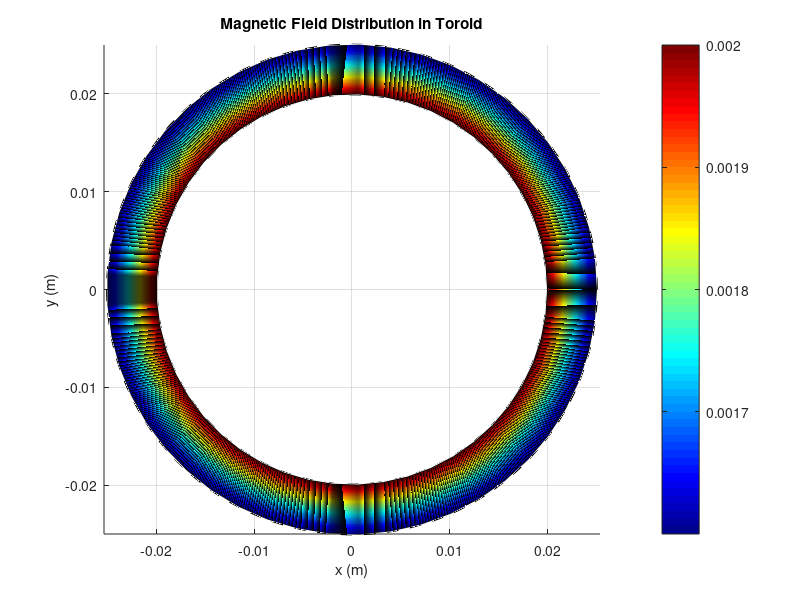
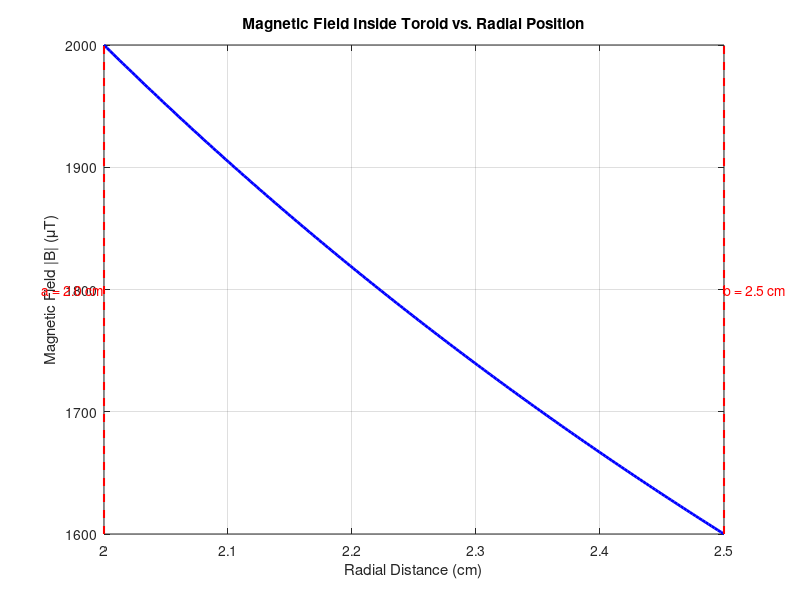

The MATLAB script that drew these images, in order:
%% Set 18 - Toroid Self Inductance
% Exercise: Toroid with N=200 turns, inner radius=2.0 cm, outer radius=2.5 cm.
% Find self inductance analytically and numerically.

clc;
clear;
close all;

% Constants
mu0 = 4*pi*1e-7;    % permeability of free space (H/m)

% Given parameters
N = 200;            % number of turns
a = 0.02;           % inner radius (m)
b = 0.025;          % outer radius (m)
h = b - a;          % height of toroid (assuming square cross-section) (m)

% Analytical solution (assuming rectangular cross-section)
L_analytical = (mu0 * N^2 * h) / (2*pi) * log(b/a);

% Display analytical result
fprintf('\n========================================\n');
fprintf('SET 18: Toroid Self Inductance\n');
fprintf('========================================\n');
fprintf('Parameters:\n');
fprintf('  N = %d turns\n', N);
fprintf('  a = %.4f m (%.2f cm)\n', a, a*100);
fprintf('  b = %.4f m (%.2f cm)\n', b, b*100);
fprintf('  h = %.4f m (%.2f cm)\n', h, h*100);
fprintf('  mu0 = %.2e H/m\n', mu0);
fprintf('\nAnalytical Result:\n');
fprintf('  L_analytical = %.4e H = %.4f μH\n', L_analytical, L_analytical*1e6);

%% Numerical Solution Method 1: Energy Method
% Calculate total magnetic energy stored in toroid
% Energy = 1/2 * L * I^2, so L = 2*Energy/I^2

I_test = 1.0;  % Test current (A)

% Discretize the toroid volume
num_rho = 100;      % divisions in radial direction
num_phi = 100;      % divisions in azimuthal direction
num_z = 50;         % divisions in vertical direction

drho = (b - a) / num_rho;
dphi = 2*pi / num_phi;
dz = h / num_z;

total_energy = 0;

for i = 1:num_rho
    rho = a + (i - 0.5) * drho;
    B = mu0 * N * I_test / (2 * pi * rho);
    H = B / mu0;
    
    for j = 1:num_phi
        for k = 1:num_z
            % Volume element
            dV = rho * drho * dphi * dz;
            % Energy density = 1/2 * B * H
            dW = 0.5 * B * H * dV;
            total_energy = total_energy + dW;
        end
    end
end

L_numerical_energy = 2 * total_energy / I_test^2;

fprintf('\nNumerical Results:\n');
fprintf('  Method 1 (Energy Method): L = %.4e H = %.4f μH\n', ...
        L_numerical_energy, L_numerical_energy*1e6);

%% Numerical Solution Method 2: Flux Linkage Method
% Direct calculation of flux linkage

num_phi_flux = 200;     % divisions for flux calculation
num_rho_flux = 200;

drho_flux = (b - a) / num_rho_flux;
dphi_flux = 2*pi / num_phi_flux;

% Calculate flux through one turn at mean radius
% For a toroid, flux through each turn is approximately the same
flux_per_turn = 0;

for i = 1:num_rho_flux
    rho = a + (i - 0.5) * drho_flux;
    B = mu0 * N * I_test / (2 * pi * rho);
    
    % Area element in the cross-section
    dA = drho_flux * h;
    flux_per_turn = flux_per_turn + B * dA;
end

% Total flux linkage
lambda = N * flux_per_turn;
L_numerical_flux = lambda / I_test;

fprintf('  Method 2 (Flux Linkage): L = %.4e H = %.4f μH\n', ...
        L_numerical_flux, L_numerical_flux*1e6);

%% Method 3: Using formula for circular cross-section toroid
% For toroid with circular cross-section of radius r_c
r_c = h / 2;  % radius of circular cross-section
L_circular = mu0 * N^2 * (sqrt(b) - sqrt(a))^2;

fprintf('  Method 3 (Circular CS approx): L = %.4e H = %.4f μH\n', ...
        L_circular, L_circular*1e6);

%% Plot the magnetic field distribution in the toroid
figure(1);
clf;

% Create grid for plotting
rho_plot = linspace(a, b, 50);
phi_plot = linspace(0, 2*pi, 50);
[rho_grid, phi_grid] = meshgrid(rho_plot, phi_plot);

% Calculate B field magnitude
B_mag = mu0 * N * I_test ./ (2 * pi * rho_grid);

% Convert to Cartesian coordinates for plotting
X = rho_grid .* cos(phi_grid);
Y = rho_grid .* sin(phi_grid);

% Plot B field magnitude as a surface
surf(X, Y, B_mag);
xlabel('x (m)');
ylabel('y (m)');
zlabel('|B| (T)');
title('Magnetic Field Distribution in Toroid');
colorbar;
colormap('jet');
view(0, 90);  % Top view
axis equal;
grid on;

% Add toroid boundaries
hold on;
theta_circle = linspace(0, 2*pi, 100);
x_inner = a * cos(theta_circle);
y_inner = a * sin(theta_circle);
x_outer = b * cos(theta_circle);
y_outer = b * sin(theta_circle);
plot(x_inner, y_inner, 'k--', 'LineWidth', 2);
plot(x_outer, y_outer, 'k--', 'LineWidth', 2);
hold off;

% Second plot: B field vs radial distance
figure(2);
rho_line = linspace(a, b, 200);
B_line = mu0 * N * I_test ./ (2 * pi * rho_line);
plot(rho_line*100, B_line*1e6, 'b-', 'LineWidth', 2);
xlabel('Radial Distance (cm)');
ylabel('Magnetic Field |B| (μT)');
title('Magnetic Field Inside Toroid vs. Radial Position');
grid on;
xlim([a*100, b*100]);

% Add vertical lines for inner and outer boundaries
hold on;
yl = ylim;
plot([a*100 a*100], yl, 'r--', 'LineWidth', 1.5);
plot([b*100 b*100], yl, 'r--', 'LineWidth', 1.5);
text(a*100, yl(2)*0.9, sprintf('a = %.1f cm', a*100), ...
     'HorizontalAlignment', 'right', 'Color', 'r');
text(b*100, yl(2)*0.9, sprintf('b = %.1f cm', b*100), ...
     'HorizontalAlignment', 'left', 'Color', 'r');
hold off;

%% Summary Table
fprintf('\n========================================\n');
fprintf('SUMMARY - Self Inductance of Toroid\n');
fprintf('========================================\n');
fprintf('Method                     | Inductance (H)    | Inductance (μH)\n');
fprintf('---------------------------|-------------------|-----------------\n');
fprintf('Analytical (rectangular)   | %.4e     | %.4f\n', L_analytical, L_analytical*1e6);
fprintf('Numerical (energy method)  | %.4e     | %.4f\n', L_numerical_energy, L_numerical_energy*1e6);
fprintf('Numerical (flux method)    | %.4e     | %.4f\n', L_numerical_flux, L_numerical_flux*1e6);
fprintf('Circular cross-section     | %.4e     | %.4f\n', L_circular, L_circular*1e6);
fprintf('========================================\n');

% Calculate percent difference between methods
diff_percent = abs(L_numerical_energy - L_analytical) / L_analytical * 100;
fprintf('\nPercent difference (Analytical vs Energy Method): %.2f%%\n', diff_percent);

disp('Set 18 - Toroid Self Inductance Calculation Completed');
